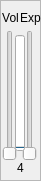
   <widget class="QFrame" name="frame_4">
    <property name="geometry">
     <rect>
      <x>150</x>
      <y>140</y>
      <width>41</width>
      <height>181</height>
     </rect>
    </property>
    <property name="frameShape">
     <enum>QFrame::StyledPanel</enum>
    </property>
    <property name="frameShadow">
     <enum>QFrame::Raised</enum>
    </property>
    <widget class="QSlider" name="MIDI_Expression_4">
     <property name="geometry">
      <rect>
       <x>20</x>
       <y>30</y>
       <width>20</width>
       <height>131</height>
      </rect>
     </property>
     <property name="maximum">
      <number>127</number>
     </property>
     <property name="value">
      <number>0</number>
     </property>
     <property name="orientation">
      <enum>Qt::Vertical</enum>
     </property>
    </widget>
    <widget class="QSlider" name="MIDI_Volume_4">
     <property name="geometry">
      <rect>
       <x>0</x>
       <y>30</y>
       <width>20</width>
       <height>131</height>
      </rect>
     </property>
     <property name="maximum">
      <number>127</number>
     </property>
     <property name="value">
      <number>0</number>
     </property>
     <property name="orientation">
      <enum>Qt::Vertical</enum>
     </property>
    </widget>
    <widget class="QLabel" name="label_14">
     <property name="geometry">
      <rect>
       <x>0</x>
       <y>10</y>
       <width>21</width>
       <height>16</height>
      </rect>
     </property>
     <property name="text">
      <string notr="true">Vol</string>
     </property>
     <property name="alignment">
      <set>Qt::AlignCenter</set>
     </property>
    </widget>
    <widget class="QLabel" name="label_15">
     <property name="geometry">
      <rect>
       <x>20</x>
       <y>10</y>
       <width>21</width>
       <height>16</height>
      </rect>
     </property>
     <property name="text">
      <string notr="true">Exp</string>
     </property>
    </widget>
    <widget class="QLabel" name="label_16">
     <property name="geometry">
      <rect>
       <x>10</x>
       <y>160</y>
       <width>21</width>
       <height>16</height>
      </rect>
     </property>
     <property name="text">
      <string notr="true">4</string>
     </property>
     <property name="alignment">
      <set>Qt::AlignCenter</set>
     </property>
    </widget>
    <widget class="QProgressBar" name="MIDI_VolDisp_4">
     <property name="geometry">
      <rect>
       <x>15</x>
       <y>35</y>
       <width>10</width>
       <height>116</height>
      </rect>
     </property>
     <property name="maximumSize">
      <size>
       <width>10</width>
       <height>16777215</height>
      </size>
     </property>
     <property name="maximum">
      <number>127</number>
     </property>
     <property name="value">
      <number>0</number>
     </property>
     <property name="textVisible">
      <bool>false</bool>
     </property>
     <property name="orientation">
      <enum>Qt::Vertical</enum>
     </property>
    </widget>
   </widget>
